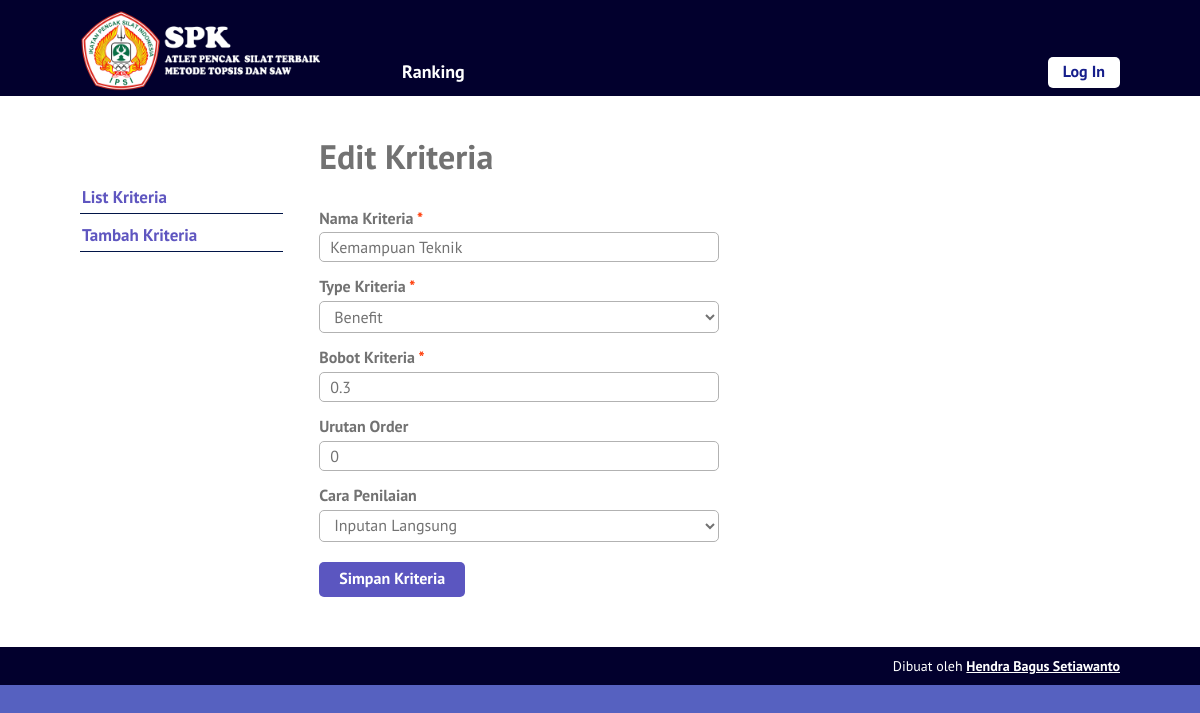
The page /edit-kriteria.php?id=11 on the database its author committed.
### tables this page shows
CREATE TABLE `kriteria` (
  `id_kriteria` int(10) NOT NULL,
  `nama` varchar(30) NOT NULL,
  `type` enum('benefit','cost') NOT NULL,
  `bobot` float NOT NULL,
  `ada_pilihan` tinyint(1) DEFAULT NULL,
  `urutan_order` int(2) NOT NULL
);

### edit-kriteria.php (the view, shortened to what this page needs)
<?php require_once('includes/init.php'); ?>
<?php
$sukses = false;
$ada_error = false;
$id_kriteria = (isset($_GET['id'])) ? trim($_GET['id']) : '';
if(!$id_kriteria) {
	$ada_error = 'Maaf, data tidak dapat diproses.';
} else {
	$query = $pdo->prepare('SELECT * FROM kriteria WHERE kriteria.id_kriteria = :id_kriteria');
	$query->execute(array('id_kriteria' => $id_kriteria));
	$result = $query->fetch();
	$id_kriteria = (isset($result['id_kriteria'])) ? trim($result['id_kriteria']) : '';
	$nama = (isset($result['nama'])) ? trim($result['nama']) : '';
	$type = (isset($result['type'])) ? trim($result['type']) : '';
	$bobot = (isset($result['bobot'])) ? trim($result['bobot']) : '';
	$jenis_nilai = (isset($result['ada_pilihan'])) ? $result['ada_pilihan'] : 0;
	$urutan_order = (isset($result['urutan_order'])) ? trim($result['urutan_order']) : 0;
}
?>
<?php
require_once('template-parts/header.php');
?>
	<div class="main-content-row">
	<div class="container clearfix">
		<?php include_once('template-parts/sidebar-kriteria.php'); ?>
		<div class="main-content the-content">
			<h1>Edit Kriteria</h1>
			<?php if($sukses): ?>
				<div class="msg-box">
					<p>Data berhasil disimpan</p>
				</div>
			<?php elseif($ada_error): ?>
				<p><?php echo $ada_error; ?></p>
			<?php else: ?>
				<form action="edit-kriteria.php?id=<?php echo $id_kriteria; ?>" method="post">
					<div class="field-wrap clearfix">
						<label>Nama Kriteria <span class="red">*</span></label>
						<input type="text" name="nama" value="<?php echo $nama; ?>">
					</div>
					<div class="field-wrap clearfix">
						<label>Type Kriteria <span class="red">*</span></label>
						<select name="type">
							<option value="benefit" <?php selected($type, 'benefit'); ?>>Benefit</option>
						</select>
					</div>
					<div class="field-wrap clearfix">
						<label>Bobot Kriteria <span class="red">*</span></label>
						<input type="number" name="bobot" value="<?php echo $bobot; ?>" step="0.01">
					</div>
					<div class="field-wrap clearfix">
						<label>Urutan Order</label>
						<input type="number" name="urutan_order" value="<?php echo $urutan_order; ?>">
					</div>
					<div class="field-wrap clearfix">
						<label>Cara Penilaian</label>
						<select name="jenis_nilai" id="jenis-nilai">
							<option value="0" <?php selected($jenis_nilai, 0); ?>>Inputan Langsung</option>
						</select>
					</div>
					<div class="field-wrap clearfix">
						<button type="submit" name="submit" value="submit" class="button">Simpan Kriteria</button>
					</div>
				</form>
			<?php endif; ?>
		</div>
	</div>
	</div>
<?php
require_once('template-parts/footer.php');

### stylesheets/style.css (style rules this page uses)
html,body,div,span,applet,object,iframe,h1,h2,h3,h4,h5,h6,p,blockquote,pre,a,abbr,acronym,address,big,cite,code,del,dfn,em,img,ins,kbd,q,s,samp,small,strike,strong,sub,sup,tt,var,b,u,i,center,dl,dt,dd,ol,ul,li,fieldset,form,label,legend,table,caption,tbody,tfoot,thead,tr,th,td,article,aside,canvas,details,embed,figure,figcaption,footer,header,hgroup,menu,nav,output,ruby,section,summary,time,mark,audio,video { margin:0;padding:0;border:0;font-size:100%;vertical-align:baseline }
body { line-height:1 }
*,*:before,*:after { -moz-box-sizing:border-box;-webkit-box-sizing:border-box;box-sizing:border-box }
.clearfix:before,.clearfix:after { content:" ";display:table }
.clear,.clearfix:after { clear:both }
.container { max-width:1100px;margin:0 auto;position:relative;padding:0 30px }
body { background:#5661c0;font-family:"PT Sans",sans-serif;color:#727272;font-size:14px;line-height:1.3;font-weight:500 }
textarea,input[type="text"],input[type="email"],input[type="date"],input[type="tel"],input[type="search"],input[type="number"],select,input[type="password"] { background:#fff;border:1px solid #b2b2b2;width:100%;font-family:inherit;font-weight:inherit;font-size:16px;padding:4px 10px;vertical-align:top;margin:0;color:#727272;border-radius:5px }
h1,h2,h3,h4,h5,h6 { font-weight:300 }
.the-content { font-size:16px;line-height:1.42857 }
.the-content h1,.the-content h2,.the-content h3,.the-content h4,.the-content h5,.the-content h6 { font-weight:700 }
.the-content h1 { font-size:34px;margin:0.8em 0 0.8em;padding:0;line-height:1.2 }
.the-content>h1:first-child,.the-content>h3:first-child,.the-content>h2:first-child { margin-top:0 }
button,a { -webkit-transition:all .2s ease;-moz-transition:all .2s ease;-o-transition:all .2s ease;transition:all 0.2s ease }
span.red,a.red,.the-content span.red,.the-content a.red { color:#ff3600 }
.the-content .button,.button { background:#5b56c0;color:#fff;display:inline-block;font-size:16px;font-weight:700;line-height:1.2;border:0;font-family:inherit;padding:7px 20px 9px;cursor:pointer;border-radius:5px }
.main-content { float:right;width:77%;padding:40px 0 }
.field-wrap { max-width:400px;padding-bottom:10px }
.field-wrap label { display:block;font-weight:700;padding:3px 0 }
.field-wrap .button { margin-top:10px }

### rows shown on the page
kriteria: nama "Kemampuan Teknik", type "Benefit", bobot "0.3", urutan_order "0", jenis_nilai "Inputan Langsung"
